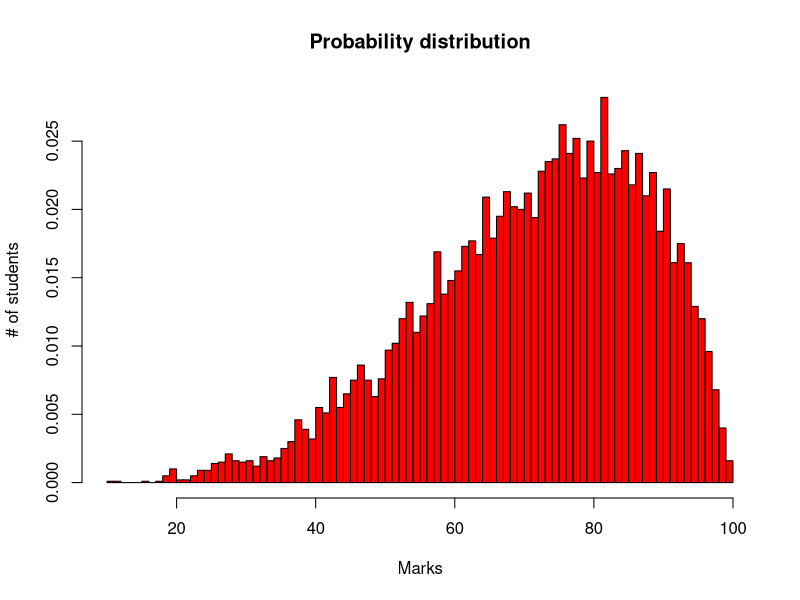
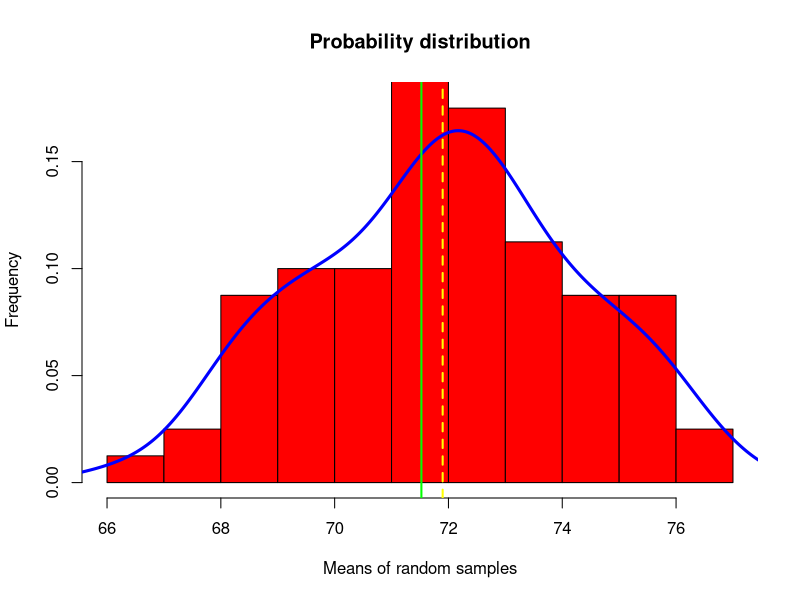
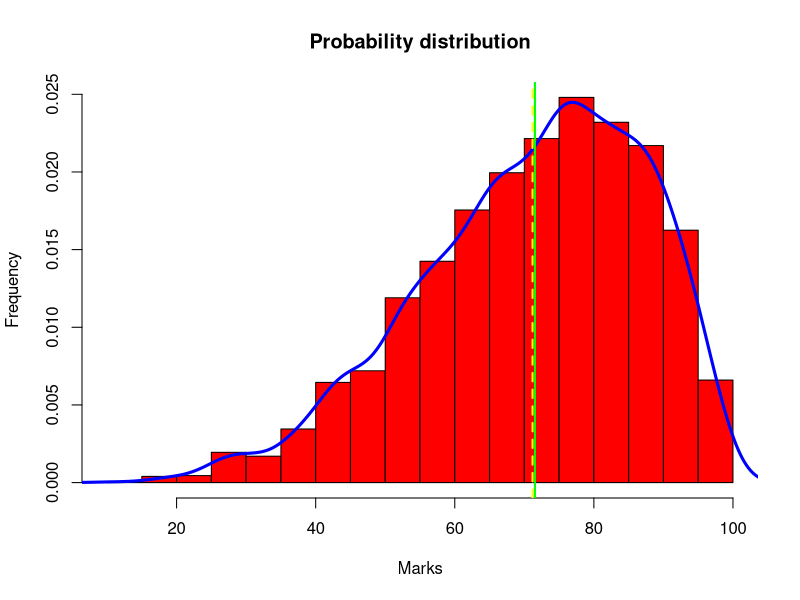

Reproduce these figures in R, in order.
#This file contains code for (1) random sampling from Beta distribution, 
#(2) plotting histograms and density functions, 
#(3) Computing descriptive statistics such as mean and standard deviation of a random sample 
#and (4) computing inferential statistics such as standard error of the mean and confidence intervals. 
#Please check the accompanying Medium blogpost here.

# Written by Neeraj Kumar

# Generate a population distribution
populationdistribution <- rbeta(10000,5,2)*100 # Beta distribution represents the marks of students

# Colored Histogram with marks in bins of 10
hist(populationdistribution, 
     breaks=100, 
     col="red",
     main = "Probability distribution",
     xlab = "Marks", ylab = "# of students", freq = FALSE)
# Overlay density estimate over the histogram
#lines(density(populationdistribution), col = "blue", lwd = 3)

# Compute population mean
mu <-  mean(populationdistribution)
stdev <- sd(populationdistribution)

# Obtaining multiple random samples from the population distribution
n <- 80 # number of samples to be drawn
r <- 50 # number of students in each random sample

mu_samples <- rep(NA,n)

for (i in 1:n){
  random_sample <- sample(populationdistribution, size = r)
  mu_samples[i] <-  mean(random_sample)
}

# Colored Histogram of means of sample distributions
hist(mu_samples, 
     col="red",
     main = "Probability distribution",
     ylim = c(0,0.18),
     xlab = "Means of random samples", ylab = "Frequency", freq = FALSE)
# Overlay density estimate over the histogram
lines(density(mu_samples), col = "blue", lwd = 3)
abline(v=mean(mu_samples), col='yellow', lwd = 2, lty = 2)
abline(v=mu, col='green', lwd = 2)

# Using a single random sample with large n
n <- 1 # number of samples to be drawn
r <- 4000 # number of students in each random sample
random_sample <- sample(populationdistribution, size = r)
# Colored Histogram of sample distribution
hist(random_sample, 
     col="red",
     main = "Probability distribution",
     #ylim = c(0,0.18),
     xlab = "Marks", ylab = "Frequency", freq = FALSE)
# Overlay density estimate over the histogram
lines(density(random_sample), col = "blue", lwd = 3)
abline(v=mean(random_sample), col='yellow', lwd = 2, lty = 2)
abline(v=mu, col='green', lwd = 2)

# Compute standard error and 95% confidence intervals (CI)
# calculate sample mean and standard deviation
mu_estimate <-  mean(random_sample)
s = sd(random_sample)
standard_error  <-  s/sqrt(length(random_sample))

left_CI <-  mu_estimate - 1.96*standard_error
right_CI <- mu_estimate - 1.96*standard_error




